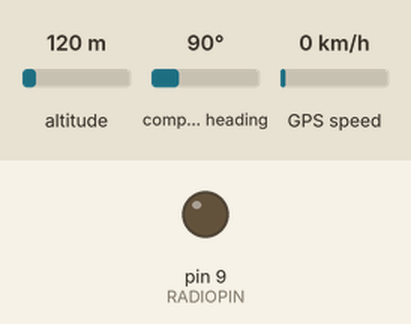
A sketch run on a simulated Arduino Uno, built with avr-gcc and run on an emulated ATmega328P. Parts: output pins drawn as LEDs (lit = HIGH). The test bench sets the inputs (shaded band); at power-on: altitude 120 m, compass heading 90°, GPS speed 0 km/h. The GPS gets a fix after 3 s at 37.7749, -122.4194 with 8 satellites.

Above: at 0.05 s.
At 3.8 s:
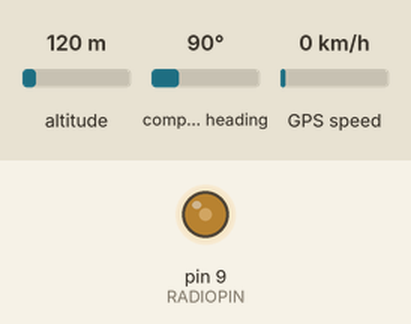
Timing chart, 0 to 8.8 s (numbered marks = the images above):
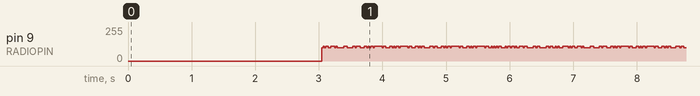

The sketch:

tracking_code_6.ino
```cpp
#include <TinyGPS.h>
TinyGPS gps;
#include <SoftwareSerial.h>
#define RXPIN 3
#define TXPIN 2
SoftwareSerial mySerial(RXPIN, TXPIN);

long lat, lon;
unsigned long fix_age, time, date, speed, course;
float flat, flon;
#define RADIOPIN 9

#include <string.h>
#include <util/crc16.h>

char datastring[80];


void setup(){
 Serial.begin(9600);
 mySerial.begin(9600);
 pinMode(RADIOPIN, OUTPUT);
 setPwmFrequency(RADIOPIN, 1);
}

void loop()
{
  while (Serial.available())
  {
    int c = Serial.read();
    if (gps.encode(c))
     {
      // retrieves +/- lat/long in 100000ths of a degree
      gps.get_position(&lat, &lon, &fix_age);

      // time in hhmmsscc, date in ddmmyy
      gps.get_datetime(&date, &time, &fix_age);

      // returns speed in 100ths of a knot
      speed = gps.speed();

      // course in 100ths of a degree
      course = gps.course();

      // returns +/- latitude/longitude in degrees
      gps.f_get_position(&flat, &flon, &fix_age);
      float falt = gps.f_altitude(); // +/- altitude in meters
      float fc = gps.f_course(); // course in degrees
      float fmps = gps.f_speed_mps(); // speed in m/sec
      float flat, flon;

      unsigned long fix_age; // returns +- latitude/longitude in degrees
      gps.f_get_position(&flat, &flon, &fix_age);

      if (fix_age == TinyGPS::GPS_INVALID_AGE)
        mySerial.println("No fix detected");
      else if (fix_age > 5000)
        mySerial.println("Warning: possible stale data!");
      else
        mySerial.println("Data is current.");
        snprintf(datastring,sizeof(datastring),"MAX,%f,%f,%d,%f,%f",flat,flon,gps.satellites(),gps.f_altitude(),gps.f_speed_mps());
      unsigned int CHECKSUM = gps_CRC16_checksum(datastring); // Calculates the checksum for this datastring
      char checksum_str[7];
      snprintf(checksum_str,sizeof(checksum_str), "*%04X\n", CHECKSUM);
      strcat(datastring,checksum_str);
      rtty_txstring (datastring);
     }
  }
}

 void rtty_txstring (char * string)
 {

  /* Simple function to sent a char at a time to
  ** rtty_txbyte function.
  ** NB Each char is one byte (8 Bits)
  */

  char c;

  c = *string++;

  while ( c != '\0')
   {
   rtty_txbyte (c);
   c = *string++;
   }
 }
 void rtty_txbyte (char c)
  {
  /* Simple function to sent each bit of a char to
  ** rtty_txbit function.
  ** NB The bits are sent Least Significant Bit first
  **
  ** All chars should be preceded with a 0 and
  ** proceed with a 1. 0 = Start bit; 1 = Stop bit
  **
  */

  int i;

  rtty_txbit (0); // Start bit

  // Send bits for for char LSB first

  for (i=0;i<7;i++) // Change this here 7 or 8 for ASCII-7 / ASCII-8
   {
   if (c & 1) rtty_txbit(1);

   else rtty_txbit(0);

   c = c >> 1;

   }
 rtty_txbit (1); // Stop bit
 rtty_txbit (1); // Stop bit
 }

 void rtty_txbit (int bit)
 {
  if (bit)
  {
 // high
  analogWrite(RADIOPIN,110);
  }
  else
  {
 // low
  analogWrite(RADIOPIN,100);

 }

// delayMicroseconds(3370); // 300 baud
  delayMicroseconds(10000); // For 50 Baud uncomment this and the line below.
  delayMicroseconds(10150); // You can't do 20150 it just doesn't work as the
 // largest value that will produce an accurate delay is 16383
 // See : http://arduino.cc/en/Reference/DelayMicroseconds

 }

 uint16_t gps_CRC16_checksum (char *string)
 {
  size_t i;
  uint16_t crc;
  uint8_t c;

 crc = 0xFFFF;

 // Calculate checksum ignoring the first two $s
  for (i = 2; i < strlen(string); i++)
  {
  c = string[i];
  crc = _crc_xmodem_update (crc, c);
  }

 return crc;
 }

 void setPwmFrequency(int pin, int divisor) {
  byte mode;
  if(pin == 5 || pin == 6 || pin == 9 || pin == 10) {
  switch(divisor) {
  case 1:
  mode = 0x01;
  break;
  case 8:
  mode = 0x02;
  break;
  case 64:
  mode = 0x03;
  break;
  case 256:
  mode = 0x04;
  break;
  case 1024:
  mode = 0x05;
  break;
  default:
  return;
  }
  if(pin == 5 || pin == 6) {
  TCCR0B = TCCR0B & 0b11111000 | mode;
  }
  else {
  TCCR1B = TCCR1B & 0b11111000 | mode;
  }
  }
  else if(pin == 3 || pin == 11) {
  switch(divisor) {
  case 1:
  mode = 0x01;
  break;
  case 8:
  mode = 0x02;
  break;
  case 32:
  mode = 0x03;
  break;
  case 64:
  mode = 0x04;
  break;
  case 128:
  mode = 0x05;
  break;
  case 256:
  mode = 0x06;
  break;
  case 1024:
  mode = 0x7;
  break;
  default:
  return;
  }
  TCCR2B = TCCR2B & 0b11111000 | mode;
  }

     }
```

Measured:
- by itself, pin 9 (RADIOPIN): moves between 100/255 and 110/255, repeating every 3.8 s
